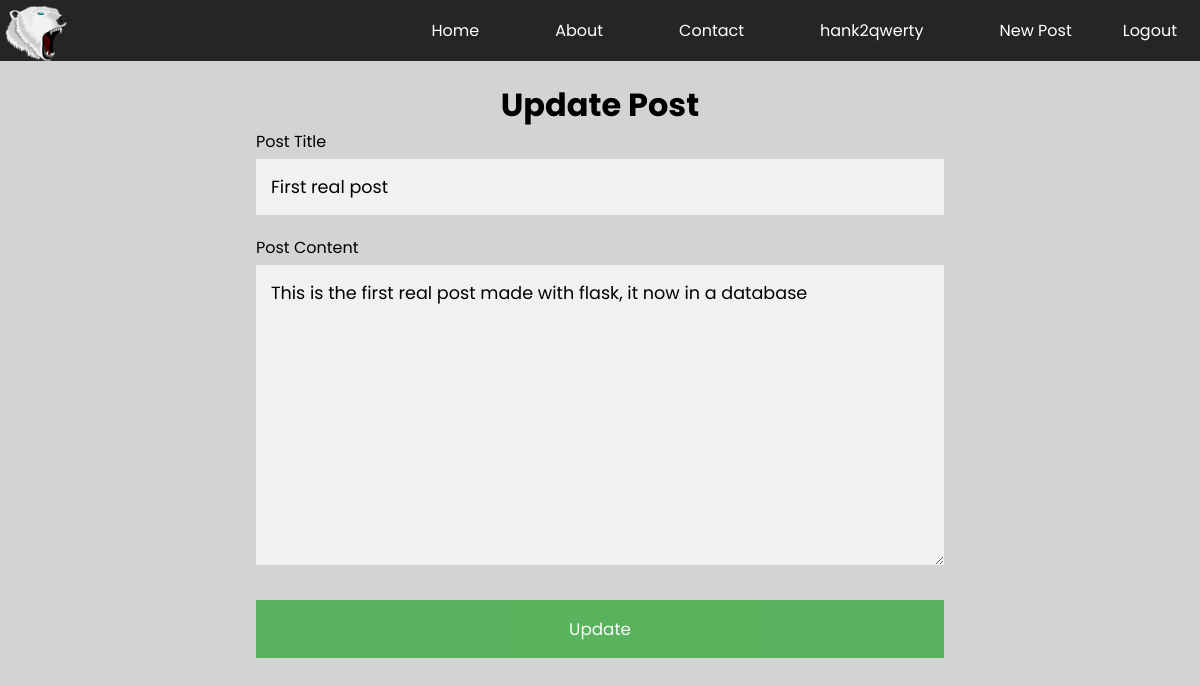
Screenshot of /post/1/update (signed in) with the database file from the repository.
### flaskblog/model.py (models this page shows, shortened)
class User(db.Model, UserMixin):
    id = db.Column(db.Integer, primary_key=True)
    username = db.Column(db.String(20), nullable=False, unique=True)
    email = db.Column(db.String(210), nullable=False, unique=True)
    password = db.Column(db.String(60), nullable=False)
    profile_img = db.Column(
        db.String(20), nullable=False, default='default.jpg')
    posts = db.relationship("Post", backref='author', lazy=True)

class Post(db.Model):
    id = db.Column(db.Integer, primary_key=True)
    title = db.Column(db.String(250), nullable=False)
    post_date = db.Column(db.DateTime, nullable=False,
                          default=datetime.utcnow)
    content = db.Column(db.Text, nullable=False)
    user_id = db.Column(db.Integer, db.ForeignKey('user.id'), nullable=False)

### flaskblog/posts/routes.py (the view)
@posts.route("/post/<int:post_id>/update", methods=['GET', 'POST'])
@login_required
def update_post(post_id):
    post = Post.query.get_or_404(post_id)
    if post.author != current_user:
        abort(403)
    form = PostForm()
    if form.validate_on_submit():
        post.title = form.title.data
        post.content = form.content.data
        db.session.commit()
        flash('Post updated', 'success')
        return redirect(url_for('posts.post', post_id=post_id))
    elif request.method == "GET":
        form.submit.label.text = "Update"
        form.title.data = post.title
        form.content.data = post.content
    return render_template('newPost.html', form=form, legend="Update Post")

### flaskblog/posts/forms.py
class PostForm(FlaskForm):
    title = StringField('Post Title', validators=(
        [DataRequired(), Length(min=1, max=250)]))
    content = TextAreaField('Post Content', validators=([DataRequired()]))
    submit = SubmitField('Post')

### flaskblog/model.py (called while the page is built)
@login_manager.user_loader
def load_user(user_id):
    return User.query.get(int(user_id))

### flaskblog/templates/newPost.html (shortened to what this page needs)
{%extends "layout.html"%} {% block title%} {{legend}} {% endblock title%} {% block
style%}
<link
    rel="stylesheet"
    href="{{ url_for('static', filename='styles/inputs.css') }}"
/>
<link
    rel="stylesheet"
    href="{{ url_for('static', filename='styles/newPost.css') }}"
/>
{%endblock style%} {%block main%}
<h1>{{legend}}</h1>
<div class="input-container">
    <form action="" method="post">
        <div class="title-container feild">
            {{form.title.label(class='title-label')}} {%if form.title.errors%}
            {{form.title(class='user-label input-error', autocomplete='off')}} {%for
            error in form.title.errors%}
            <span class="error-msg">{{error}}</span>
            {% endfor %} {%else%} {{form.title(class='title', autocomplete='off')}}
            {%endif%}
        </div>
        <div class="content feild">
            {{form.content.label(class='user-label')}} {%if form.content.errors%}
            {{form.content(class='user-label input-error')}} {%for error in
            form.content.errors%}
            <span class="error-msg">{{error}}</span>
            {% endfor %} {%else%} {{form.content(class='content')}} {%endif%}
        </div>
        {{form.submit(class='postbtn registerbtn')}}
    </form>
</div>
{%endblock main%}

### flaskblog/templates/layout.html (shortened to what this page needs)
<!DOCTYPE html>
<html lang="en">
    <head>
        <link
            rel="stylesheet"
            href="{{ url_for('static', filename='styles/main.css') }}"
        />
        {% block style %} {% endblock style%}
    </head>
    <body>
        <nav>
            <a href="/home">
                <img
                    src="{{ url_for('static', filename='images/logo1v2.png') }}"
                    alt="Polar Code Logo"
                    class="logo"
                />
            </a>
            <ul class="links">
                <li class="link"><a href="{{url_for('main.home')}}">Home</a></li>
                <li class="link"><a href="{{url_for('main.about')}}">About</a></li>
                <li class="link">
                    <a href="{{url_for('main.contact')}}">Contact</a>
                </li>
                {%if current_user.is_authenticated %}
                <li class="link">
                    <a href="{{url_for('users.account')}}"
                        >{{current_user.username}}</a
                    >
                </li>
                <li class="link">
                    <a href="{{url_for('posts.new_post')}}">New Post</a>
                </li>
                <li class="link last">
                    <a href="{{url_for('users.logout')}}">Logout</a>
                </li>
                {%else%}
                <li class="link"><a href="{{url_for('users.login')}}">Login</a></li>
                <li class="link last">
                    <a href="{{url_for('users.regester')}}">Regester</a>
                </li>
                {%endif%}
            </ul>
        </nav>
        <main>{% block main %} {%endblock main%}</main>
    </body>
</html>

### flaskblog/static/styles/main.css (style rules this page uses)
* { margin: 0; padding: 0; box-sizing: border-box; font-family: "Poppins", sans-serif; }
body { background-color: #d3d3d3; }
nav { display: flex; padding: 10px; background-color: #252525; justify-content: space-between; position: relative; }
.links { list-style: none; display: flex; align-items: center; justify-content: space-between; font-size: 1rem; }
.link { padding: 8px; margin: 0 30px; }
.link > a { color: white; text-decoration: none; }
.last { margin: 0 5px; }
.logo { max-width: 7vw; max-height: 7vh; transform: rotateY(180deg); height: fit-content; position: absolute; top: 5px; left: 5px; }
main { width: 100%; margin: 20px auto; text-align: center; }

### flaskblog/static/styles/inputs.css (style rules this page uses)
.input-container { padding: 16px; padding-top: 0; width: 60%; margin: 0 auto; text-align: start; }
input[type="text"], input[type="password"] { width: 100%; padding: 15px; margin: 5px 0 0px 0; display: inline-block; border: none; background: #f1f1f1; font-size: 1.1em; }
.registerbtn { background-color: #4caf50; color: white; padding: 16px 20px; margin: 8px 0; border: none; cursor: pointer; width: 100%; opacity: 0.9; font-size: 1.05em; }
a { color: dodgerblue; }
.feild { margin-bottom: 20px; }

### flaskblog/static/styles/newPost.css (style rules this page uses)
textarea { width: 100%; padding: 15px; margin: 5px 0 0px 0; display: inline-block; border: none; background: #f1f1f1; font-size: 1.1em; }
textarea { height: 300px; resize: vertical; }

### rows the page displays
User: username "hank2qwerty"
Post: title "First real post", content "This is the first real post made with flask, it now in a database"

### other values shown
{{ legend }} "Update Post"
